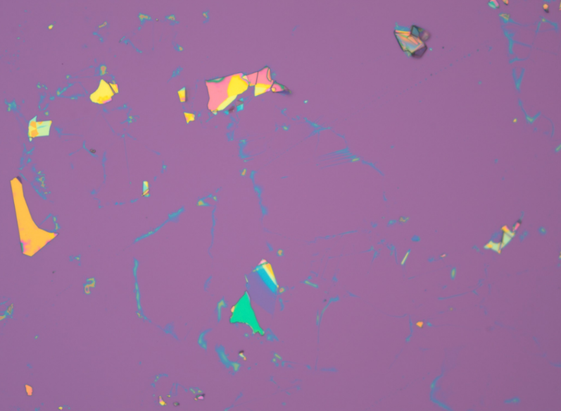
#> input picture TestingEnv/CVTesting/FlakeDetection/image.png, 561 x 411 px, shrunk from 797 x 583 before the run, given in place of image4.png, which was not available
$ jupyter execute --allow-errors detect_flakes4.ipynb
#> lines starting #> are read from the running program, lines starting #| are printed output that depends on the picture; after the words box and inside, x2 and y2 are one past the last pixel; in counts of white or black regions, pixels touching at a corner belong together; pictures that were not available may be replaced by others from this repository, and a replacement may not be noted
[cell 1]
# start by importing the necessary packages
import cv2
import os
import matplotlib.pyplot as plt
import json
import threading
import numpy as np
import matplotlib.cm as cm
from scipy.interpolate import interp1d
from skimage import color, segmentation, measure, morphology, filters
from sklearn.cluster import KMeans
import pandas as pd
import os

# import the detector
from GMMDetector import MaterialDetector
import sys
sys.path.append("../../../src")
from image_container import Image_Container

os.environ["OMERO_HOST"] = "100.125.247.59"
os.environ["OMERO_PORT"] = "4064"
os.environ["OMERO_USERNAME"] = "root"
os.environ["OMERO_PASSWORD"] = "omero"


def showImage(img):
    img = cv2.cvtColor(img, cv2.COLOR_BGR2RGB)
    plt.figure(figsize=(10, 10))
    plt.axis("off")
    plt.imshow(img)

#> (the rest of this cell did not finish here and is left out)

[cell 2]
def whitebalance(image):
    # return image
    result = image.astype(np.float32)
    quantized = (image // 8) * 8
    brightness = quantized.sum(axis=2)
    mask = brightness > 30
    filtered = quantized[mask]

    colors_as_int = (filtered[:, 0].astype(np.int32) << 16) | (filtered[:, 1].astype(np.int32) << 8) | filtered[:, 2].astype(np.int32)

    counts = np.bincount(colors_as_int)
    most_common_int = np.argmax(counts)

    color = np.array([
        (most_common_int >> 16) & 0xFF,
        (most_common_int >> 8) & 0xFF,
        most_common_int & 0xFF
    ], dtype=np.float32)

    avg_gray = (color[0] + color[1] + color[2]) / 3.0
    scale_r = avg_gray / color[0] if color[0] > 0 else 1.0
    scale_g = avg_gray / color[1] if color[1] > 0 else 1.0
    scale_b = avg_gray / color[2] if color[2] > 0 else 1.0
    # print(f"Most common color: RGB({color[0]}, {color[1]}, {color[2]})")
    # print(f"Scale factors: R={scale_r:.3f}, G={scale_g:.3f}, B={scale_b:.3f}")
    result[:, :, 0] *= scale_r
    result[:, :, 1] *= scale_g
    result[:, :, 2] *= scale_b

    result = np.clip(result, 0, 255)
    return result.astype(np.uint8)

def greyscale(image):
    return cv2.cvtColor(image, cv2.COLOR_BGR2GRAY)

[cell 3]
class FlinderDetector:
    """Flinder-style flake detection with KBGR channel masking."""

    def __init__(self, config=None, debug=False):
        self.debug = debug
        self.config = config
        if config is not None:
            for key, value in config.items():
                if isinstance(value, dict) and key in self.config and isinstance(self.config[key], dict):
                    self.config[key].update(value)
                else:
                    self.config[key] = value

    # ── Channel extraction ──────────────────────────────────────────────

    @staticmethod
    def extract_kbgr(image):
        """Extract K (gray), B, G, R channels from BGR image."""
        b, g, r = cv2.split(image)
        k = cv2.cvtColor(image, cv2.COLOR_BGR2GRAY)
        return k.astype("uint8"), b.astype("uint8"), g.astype("uint8"), r.astype("uint8")

    # ── Calibration → mask values (Flinder interp pipeline) ─────────────

    @staticmethod
    def _find_minmax_segment(thickness, cal, tmin, tmax, error):
        """Min-error / max+error over a thickness segment (interp1d).
        Single-point degrades to value +/- error."""
        thickness = np.array(thickness, dtype=float)
        cal = np.array(cal, dtype=float)
        error = np.array(error, dtype=float)
        if len(thickness) == 1:
            return int(np.round(cal[0] - error[0])), int(np.round(cal[0] + error[0]))
        t_temp = np.linspace(tmin, tmax, 10000)
        cal_i = interp1d(thickness, cal)(t_temp)
        err_i = interp1d(thickness, error)(t_temp)
        mask = (t_temp > tmin) & (t_temp < tmax)
        if mask.sum() == 0:
            mask = np.ones_like(t_temp, dtype=bool)
        cal_i, err_i = cal_i[mask], err_i[mask]
        cal_min = np.min(cal_i) - err_i[np.argmin(cal_i)]
        cal_max = np.max(cal_i) + err_i[np.argmax(cal_i)]
        return int(np.round(cal_min)), int(np.round(cal_max))

    @staticmethod
    def compute_mask_values(calibration):
        """Compute mask-value dicts from a calibration dict.

        calibration keys: 'thickness', 'k','b','g','r',
            'k_error','b_error','g_error','r_error', 'number_of_intervals'
        Returns: list of dicts  [{'k':{'min':..,'max':..}, ...}, ...]
        """
        thickness = np.array(calibration["thickness"], dtype=float)
        n = int(calibration.get("number_of_intervals", 1))
        segs = np.linspace(thickness.min(), thickness.max(), n + 1)
        out = []
        for i in range(n):
            iv = {}
            for ch in ["k", "b", "g", "r"]:
                lo, hi = FlinderDetector._find_minmax_segment(
                    thickness, calibration[ch], segs[i], segs[i + 1], calibration[f"{ch}_error"]
                )
                iv[ch] = {"min": lo, "max": hi}
            out.append(iv)
        return out

    # ── Single-channel mask (Flinder double-threshold) ──────────────────

    def create_mask(self, channel, lmin, lmax):
        sq = self.config.get("blur_size", 5)
        blurred = cv2.blur(channel, (sq, sq)).astype("uint8")
        _, b1 = cv2.threshold(blurred, lmin, 255, cv2.THRESH_BINARY_INV)
        _, b2 = cv2.threshold(blurred, lmax, 255, cv2.THRESH_BINARY_INV)
        return b1 - b2

    # ── Combined KBGR mask (Flinder make_selection) ─────────────────────

    def make_selection(self, k, b, g, r, mask_values):
        use = self.config["use_channels"]
        gray_mask = self.create_mask(k, mask_values["k"]["min"], mask_values["k"]["max"]) if use.get("k") else self.create_mask(k, 0, 255)
        for ch, img in [("b", b), ("g", g), ("r", r)]:
            if use.get(ch):
                m = self.create_mask(img, mask_values[ch]["min"], mask_values[ch]["max"])
                gray_mask[m < 0.5] = 0
        gray_mask = cv2.medianBlur(gray_mask, self.config.get("mask_median_blur_size", 5))
        return gray_mask

    # [6 lines left out: function make_channel_masks, not called in this run]

    # ── Contour finding ─────────────────────────────────────────────────

    def find_contours_in_mask(self, mask, min_area=100):
        contours, _ = cv2.findContours(mask, cv2.RETR_TREE, cv2.CHAIN_APPROX_SIMPLE)
        return [c for c in contours if cv2.contourArea(c) > min_area]

    # ── Contour statistics ──────────────────────────────────────────────

    # [35 lines left out: functions calculate_contour_statistics, check_criteria, check_color_in_range, not called in this run]

    # ── Main detection pipeline ─────────────────────────────────────────

    def detect(self, image, mask_values_list, min_area=None):
        """Returns (flakes_list, k, b, g, r) processed channels."""
        if min_area is None:
            min_area = self.config["min_area"]
        processed = cv2.medianBlur(image, self.config.get("median_blur_size", 7))
        self._debug_image(processed, "Preprocessed (median blur)")
        k, b, g, r = self.extract_kbgr(processed)
        ko, bo, go, ro = self.extract_kbgr(image)
        flakes = []
        for idx, mv in enumerate(mask_values_list):
            sel = self.make_selection(k, b, g, r, mv)
            self._debug_image(sel, f"Combined mask - interval {idx}")
            for contour in self.find_contours_in_mask(sel, min_area):
                stats = self.calculate_contour_statistics(contour, ko, bo, go, ro)
                if not self.check_criteria(stats):
                    continue
                if not self.check_color_in_range(stats, mv):
                    continue
                M = cv2.moments(contour)
                cx = int(M["m10"] / M["m00"]) if M["m00"] > 0 else 0
                cy = int(M["m01"] / M["m00"]) if M["m00"] > 0 else 0
                flakes.append({"contour": contour, "interval_idx": idx,
                               "center": (cx, cy), "stats": stats, "mask_values": mv})
        return flakes, k, b, g, r

    def detect_flakes(self, image, mask_values_list, min_area=None):
        """Convenience wrapper: returns just the flakes list."""
        flakes, *_ = self.detect(image, mask_values_list, min_area)
        return flakes

    # ── Visualization ───────────────────────────────────────────────────

    def visualize_flakes(self, image, flakes, show_stats=True):
        vis = image.copy()
        if not flakes:
            return vis
        max_iv = max(f["interval_idx"] for f in flakes)
        colors = (cm.rainbow(np.linspace(0, 1, max_iv + 1))[:, :3] * 255)
        for i, f in enumerate(flakes):
            c = colors[f["interval_idx"]].astype(int).tolist()
            cv2.drawContours(vis, [f["contour"]], -1, c, 2)
            cv2.circle(vis, f["center"], 5, c, -1)
            if show_stats:
                label = f"{i}: A={int(f['stats']['area'])}"
                pos = (f["center"][0] + 10, f["center"][1])
                cv2.putText(vis, label, pos, cv2.FONT_HERSHEY_SIMPLEX, 0.5, (255,255,255), 2)
                cv2.putText(vis, label, pos, cv2.FONT_HERSHEY_SIMPLEX, 0.5, c, 1)
        return vis

    def _debug_image(self, image, text=""):
        if self.debug:
            plt.figure(figsize=(7, 7))
            if len(image.shape) == 3:
                plt.imshow(cv2.cvtColor(image, cv2.COLOR_BGR2RGB))
            else:
                plt.imshow(image, cmap="gray")
            if text:
                plt.title(text)
            plt.axis("off")
            plt.show()

[cell 4]
# Define calibration data as a dict (same format as Flinder's calibration.dat)
# Columns: thickness/layers, k, b, g, r, k_error, b_error, g_error, r_error
#
# You can get these values from:
#   - Flinder's calibration.dat files
#   - Your own measurements of known-thickness flakes
#   - For a single known color: just one row with your target + error


calibration = {
    'thickness': [1],
    'k':         [161],
    'b':         [166],
    'g':         [162],
    'r':         [158],
    'k_error':   [6],
    'b_error':   [5],
    'g_error':   [6],
    'r_error':   [6],
    'number_of_intervals': 1,
}

config = {
    'use_channels': {'k': True, 'b': True, 'g': True, 'r': True},
    'blur_size': 5,
    'median_blur_size': 7,
    'mask_median_blur_size': 5,
    'min_area': 200,
    'criteria': {
        'k_std': {'max': 15},
        'b_std': {'max': 15},
        'g_std': {'max': 15},
        'r_std': {'max': 15},
        'area_perimeter_ratio': {'min': 0.05, 'max': 1.0},
        'aspect_ratio': {'min': 1.0, 'max': 6.0},
    }
}

# Compute mask values using Flinder's interpolation pipeline
mask_values_list = FlinderDetector.compute_mask_values(calibration)

print("Computed mask values per interval:")
for i, mv in enumerate(mask_values_list):
    print(f"\n  Interval {i}:")
    for ch in ['k', 'b', 'g', 'r']:
        print(f"    {ch.upper()}: [{mv[ch]['min']}, {mv[ch]['max']}]")

[cell 5]
# Test the Flinder detector with calculated mask values

# Create detector instance (config dict defined in cell above)
detector = FlinderDetector(config, debug=False)
#> further down, image_bgr is the input picture: shape (411, 561, 3); mean B, G, R 156.4, 110.9, 154.5

# mask_values_list computed from calibration dict in cell above
# via FlinderDetector.compute_mask_values(calibration)

# Detect flakes
print("Running Flinder detection algorithm...")
#> (the rest of this cell did not finish here and is left out)

[cell 6]
# Process and visualize images 4-7 on every run
images_dir = "images"
image_numbers = [4, 5, 6, 7]

# Process each image
#> (the rest of this cell did not finish here and is left out)

#> in whitebalance, `brightness = quantized.sum(axis=2)`:
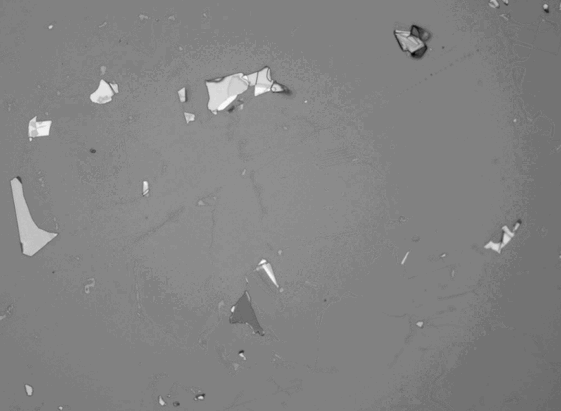
#> brightness: shape (411, 561) uint64; min 184, max 624, mean 410.9; drawn with min black and max white
#> in whitebalance, `most_common_int = np.argmax(counts)`: most_common_int = 9988248
#> in whitebalance, `color = np.array([ (most_common_int >> 16) & 0xFF, (most_common_int >>..`: color = [152, 104, 152]
#> in whitebalance, `avg_gray = (color[0] + color[1] + color[2]) / 3.0`: avg_gray = 136
#> in whitebalance, `scale_r = avg_gray / color[0] if color[0] > 0 else 1.0`: scale_r = 0.895
#> in whitebalance, `scale_g = avg_gray / color[1] if color[1] > 0 else 1.0`: scale_g = 1.31
#> in whitebalance, `scale_b = avg_gray / color[2] if color[2] > 0 else 1.0`: scale_b = 0.895
#> in whitebalance, `result[:, :, 1] *= scale_g`:
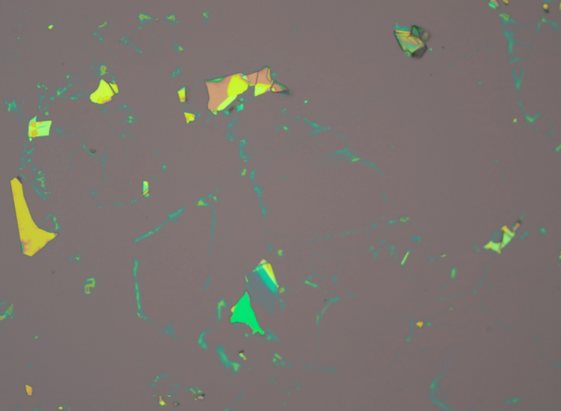
#> result: shape (411, 561, 3) float32; mean B, G, R 139.9, 145.1, 154.5; drawn with min black and max white
#> in whitebalance, `result = np.clip(result, 0, 255)`:
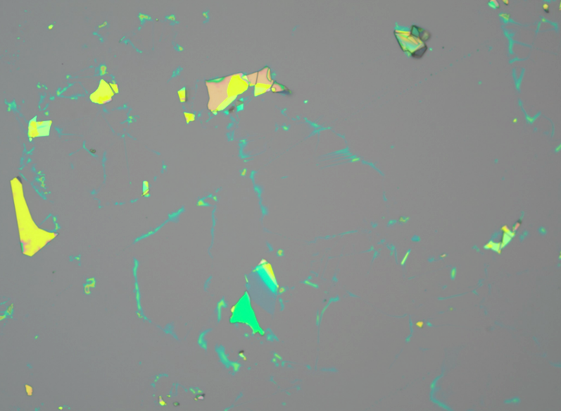
#> result: shape (411, 561, 3) float32; mean B, G, R 139.9, 144.8, 138.2

    # Detect flakes
    print("Running Flinder detection algorithm...")
    flakes = detector.detect_flakes(image, mask_values_list, min_area=200)
#> in extract_kbgr, `b, g, r = cv2.split(image)`:
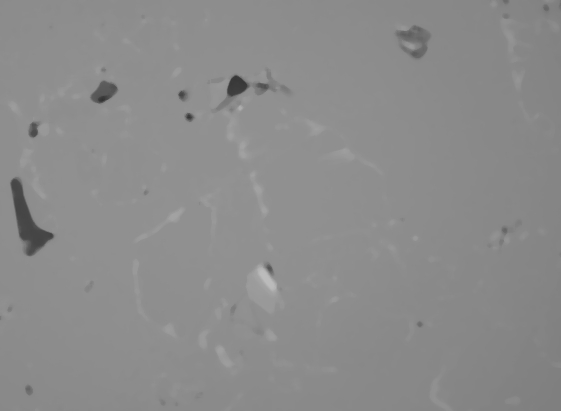
#> b: shape (411, 561); min 49, max 188, mean 139.6
#> in extract_kbgr, `b, g, r = cv2.split(image)`:
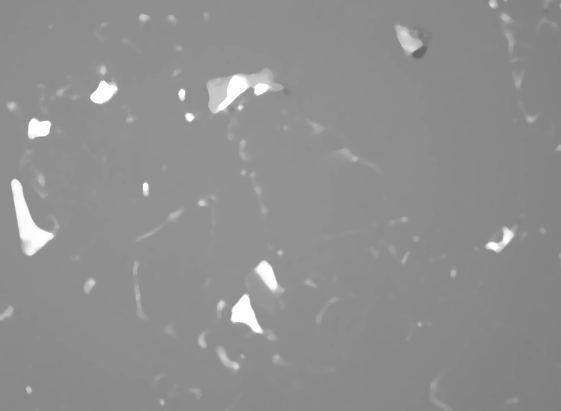
#> g: shape (411, 561); min 100, max 255, mean 143.6
#> in extract_kbgr, `b, g, r = cv2.split(image)`:
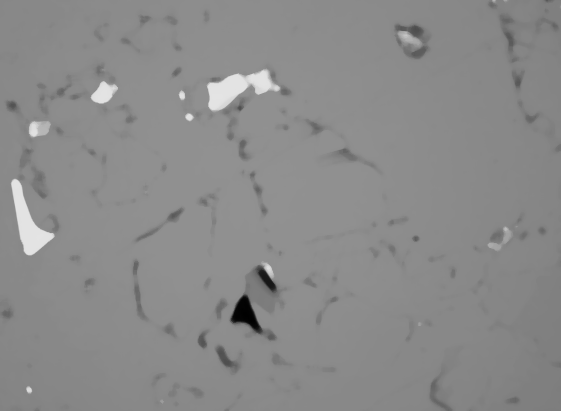
#> r: shape (411, 561); min 0, max 228, mean 138.4
#> in extract_kbgr, `k = cv2.cvtColor(image, cv2.COLOR_BGR2GRAY)`:
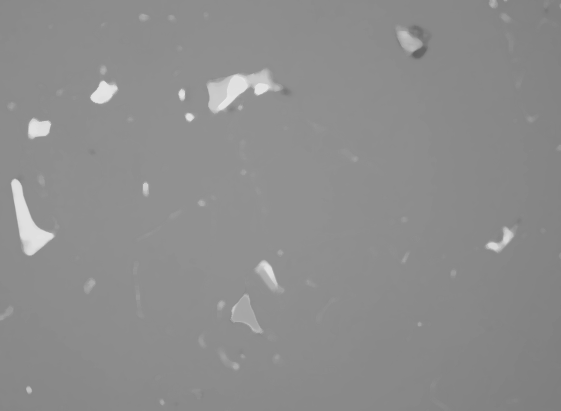
#> k: shape (411, 561); min 97, max 231, mean 141.7
#> the loop in detect, `for idx, mv in enumerate(mask_values_list):` made 1 pass
#> pass 1, in create_mask, `_, b1 = cv2.threshold(blurred, lmin, 255, cv2.THRESH_BINARY_INV)`:
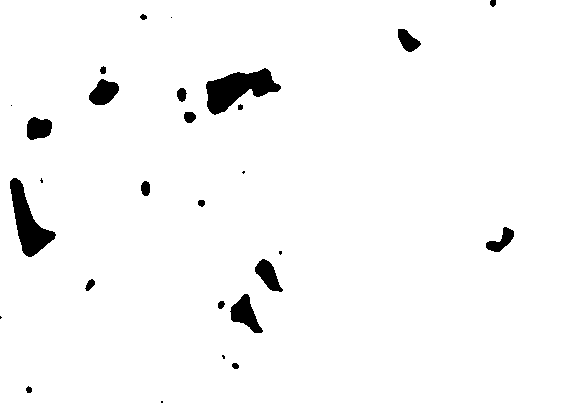
#> b1: shape (411, 561); 97.1% white; 28 black regions (8 under 20 px), largest, box (x1, y1, x2, y2) and area: (206, 68, 281, 115) 1816, (10, 178, 56, 257) 1512, (230, 294, 263, 333) 636
#> pass 1, in create_mask, `_, b2 = cv2.threshold(blurred, lmax, 255, cv2.THRESH_BINARY_INV)`:
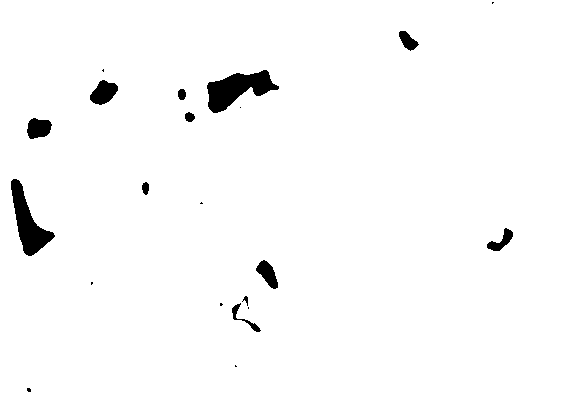
#> b2: shape (411, 561); 97.8% white; 21 black regions (9 under 20 px), largest, box (x1, y1, x2, y2) and area: (207, 70, 279, 113) 1573, (11, 179, 55, 256) 1359, (90, 80, 118, 105) 455
#> pass 1, in make_selection, `gray_mask = self.create_mask(k, mask_values["k"]["min"], mask_values["..`:
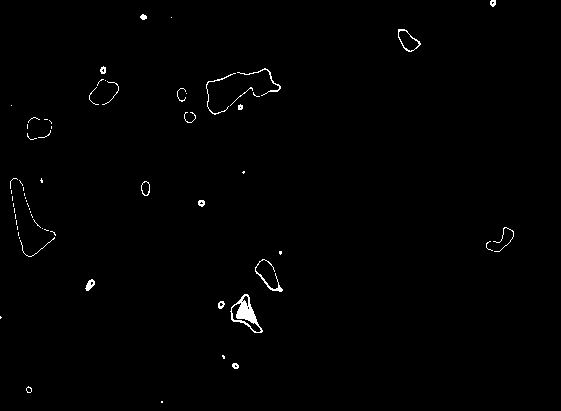
#> gray_mask: shape (411, 561); values 0 (black) and 1 (white), 0.75% white in thin lines or dots, all inside (x1, y1, x2, y2) = (0, 0, 514, 403)
#> after the loop in detect, `for idx, mv in enumerate(mask_values_list):`: flakes = []
#| Found 0 flakes
    print(f"Found {len(flakes)} flakes")

    # Visualize results on original image (convert to BGR for visualization function)
    vis_image= detector.visualize_flakes(image, flakes)

    # [13 lines of commented-out code are left out]
    print(f"\nDisplaying visualization for image{img_num}.png:")
    showImage(vis_image)
    plt.show()
